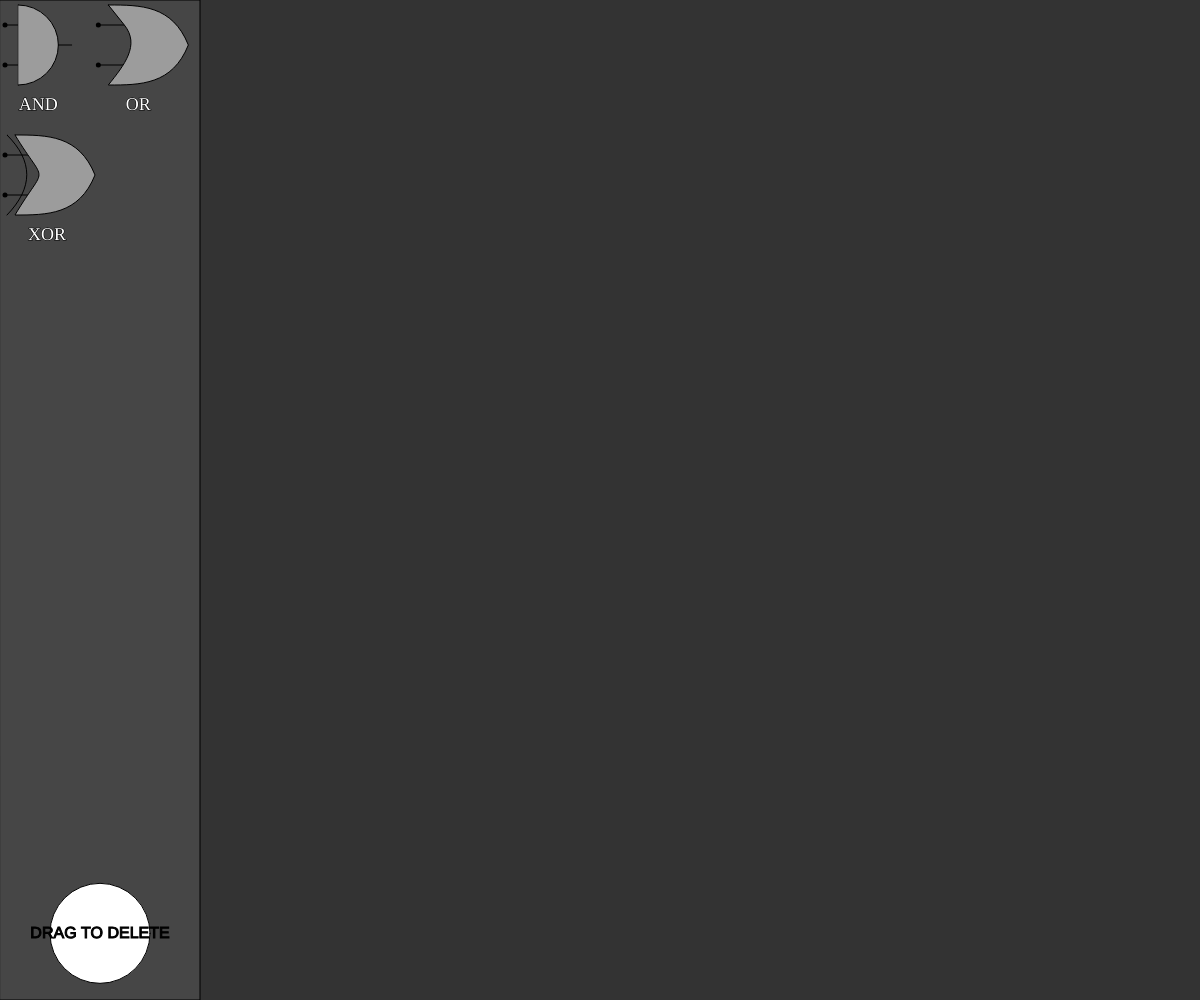
Frame 1 (no input)
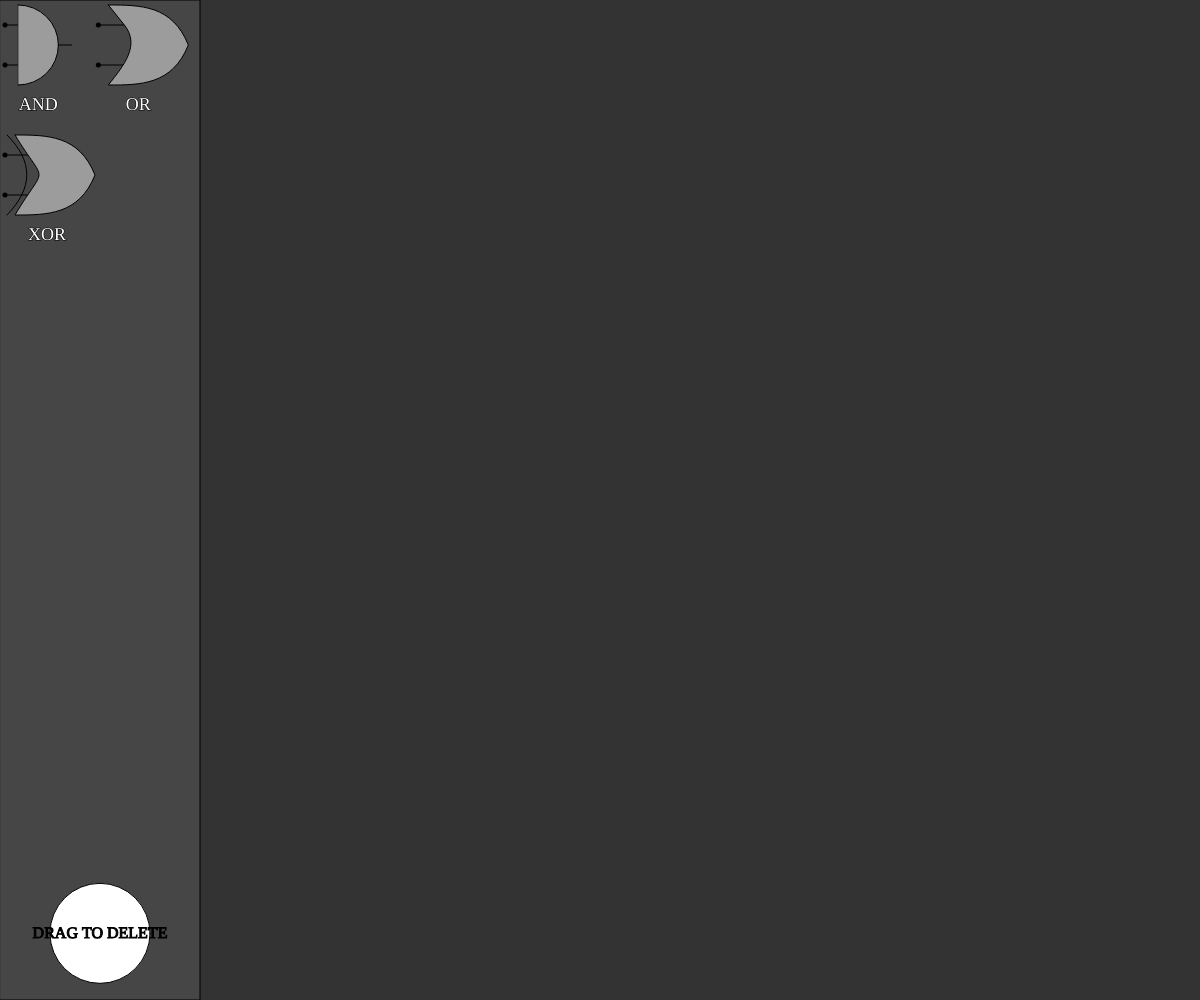
Frame 60 (no input)
Frame 120 (the mouse pressed at the canvas centre since frame 60): identical to frame 60, image omitted

The p5.js sketch that drew these frames (run headless with seeded random() and noise() and a simulated clock; from frame 60 on, the mouse is pressed at the canvas centre):

// p5.js sketch
// ── sketch.js
var guiBoundX
var nodes = []
var x
var y
var dragging = 0

function setup() {
	createCanvas(windowWidth, windowHeight)
	guiBoundX = width / 6
	x = 5
	y = 5
	var type = 1
	for (var i = 0; i < 3; i++){
		nodes[i] = new Node(type, true)
		type++
	}
}

function draw() {
	background(51)
	drawGUI()
	fill(255)
	ellipse(guiBoundX / 2, height - guiBoundX / 3, guiBoundX - 100)
	textAlign(CENTER, CENTER)
	textSize(16)
	fill(0)
	text("DRAG TO DELETE", guiBoundX / 2, height - guiBoundX / 3)
	for (var i = 0; i < nodes.length; i++){
		nodes[i].show()
	}
}

function drawGUI(){
	fill(70)
	stroke(0)
	rect(0, 0, guiBoundX, height)
}

function mouseDragged(){
	
	for (var i = 0; i < nodes.length; i++){
		var node = nodes[i]
		if (mouseX < node.pos.x + guiBoundX / 2 && mouseX > node.pos.x && mouseY < node.pos.y + guiBoundX / 2 && mouseY > node.pos.y){
			if (dragging == i || dragging == -1){
				if (node.static){
					nodes.push(new Node(node.type, false, mouseX - guiBoundX / 4, mouseY - guiBoundX / 4))
					dragging = nodes.length - 1
				} else {
					node.pos = createVector(mouseX - guiBoundX / 4, mouseY - guiBoundX / 4)
					node.linkpoints = [createVector(node.pos.x, node.pos.y + node.size * 0.25), createVector(node.pos.x, node.pos.y + node.size * 0.75)]
					dragging = i
				}
			}
		}
	}
	
}

function mouseReleased(){
	if (mouseX < guiBoundX / 2 + (guiBoundX - 100) / 2 && mouseX > guiBoundX / 2 - (guiBoundX - 100) / 2 && mouseY < height - guiBoundX / 3 + (guiBoundX - 100) / 2 && mouseY > height - guiBoundX / 3 - (guiBoundX - 100) / 2){
		if (dragging != -1){
			nodes.splice(dragging, 1)
		}
	} else if (mouseX < guiBoundX && dragging != -1){
		if (!nodes[dragging].static){
			nodes[dragging].pos.x = guiBoundX
		}
	}
	dragging = -1
}
// ── node.js
function Node(type, static, setX, setY){
	
	this.type = type
	this.static = static
	this.pos = createVector(x, y)
	if (setX && setY){
		this.pos = createVector(setX, setY)
	}
	this.size = guiBoundX / 2 - 20
	this.linkpoints = [createVector(this.pos.x, this.pos.y + this.size * 0.25), createVector(this.pos.x, this.pos.y + this.size * 0.75)]
	
	x += this.size + this.size / 6
	
	if (x + this.size + this.size / 6 > guiBoundX){
		x = 5
		y += this.size + 50
	}
	
	this.show = function(){
		if (type === 1){
			drawAnd(this.pos.copy(), this.size)
		} else if (type === 2){
			drawOr(this.pos.copy(), this.size)
		} else if (type === 3){
			drawXOr(this.pos.copy(), this.size)
		}
		stroke(0)
		strokeWeight(5)
		point(this.linkpoints[0].x, this.linkpoints[0].y)
		point(this.linkpoints[1].x, this.linkpoints[1].y)
		strokeWeight(1)
	}
	
}

function drawAnd(pos, size){
	angleMode(DEGREES)
	stroke(0)
	fill(156)
	line(pos.x, pos.y + size * 0.75, pos.x + size / 6, pos.y + size * 0.75)
	line(pos.x, pos.y + size * 0.25, pos.x + size / 6, pos.y + size * 0.25)
	pos.add(createVector(size / 6, 0))
	line(pos.x, pos.y, pos.x, pos.y + size)
	arc(pos.x, pos.y + size / 2, size, size, 270, 90)
	textAlign(CENTER)
	fill(255)
	textSize(18)
	textFont("Candara")
	text("AND", pos.x + size / 4, pos.y + size + 20)
	pos.add(createVector(size / 2, size / 2))
	line(pos.x, pos.y, pos.x + size / 6, pos.y)
}
function drawXOr(pos, size){
	angleMode(DEGREES)
	stroke(0)
	fill(156)
	line(pos.x, pos.y + size * 0.75, pos.x + size / 8 + size * 0.2, pos.y + size * 0.75)
	line(pos.x, pos.y + size * 0.25, pos.x + size / 8 + size * 0.2, pos.y + size * 0.25)
	pos.add(createVector(size / 8, 0))
	beginShape()
	vertex(pos.x, pos.y)
	bezierVertex(pos.x + size * 0.4, pos.y, pos.x + size * 0.8, pos.y, pos.x + size, pos.y + size / 2)
	bezierVertex(pos.x + size * 0.8, pos.y + size, pos.x + size * 0.4, pos.y + size, pos.x, pos.y + size)
	bezierVertex(pos.x + size * 0.4, pos.y + size * 0.33, pos.x + size * 0.4, pos.y + size * 0.66, pos.x, pos.y)
	endShape()
	pos.add(createVector(-(size / 10), 0))
	noFill()
	bezier(pos.x, pos.y, pos.x + size * 0.33, pos.y + size * 0.33, pos.x + size * 0.33, pos.y + size * 0.66, pos.x, pos.y + size)
	textAlign(CENTER)
	fill(255)
	textSize(18)
	textFont("Candara")
	text("XOR", pos.x + size / 2, pos.y + size + 20)
}

function drawOr(pos, size){
	angleMode(DEGREES)
	stroke(0)
	fill(156)
	line(pos.x, pos.y + size * 0.75, pos.x + size / 8 + size * 0.2, pos.y + size * 0.75)
	line(pos.x, pos.y + size * 0.25, pos.x + size / 8 + size * 0.2, pos.y + size * 0.25)
	pos.add(createVector(size / 8, 0))
	beginShape()
	vertex(pos.x, pos.y)
	bezierVertex(pos.x + size * 0.4, pos.y, pos.x + size * 0.8, pos.y, pos.x + size, pos.y + size / 2)
	bezierVertex(pos.x + size * 0.8, pos.y + size, pos.x + size * 0.4, pos.y + size, pos.x, pos.y + size)
	bezierVertex(pos.x + size * 0.2, pos.y + size * 0.75, pos.x + size * 0.4, pos.y + size  / 2, pos.x + size * 0.2, pos.y + size / 4)
	endShape(CLOSE)
	textAlign(CENTER)
	fill(255)
	textSize(18)
	textFont("Candara")
	pos.sub(createVector(size / 8, 0))
	text("OR", pos.x + size / 2, pos.y + size + 20)
}
